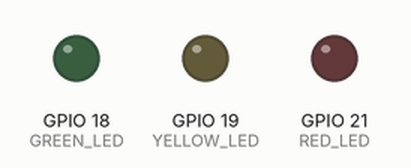
Recording of a sketch running on a simulated ESP32. Parts: output pins drawn as LEDs (lit = HIGH). WiFi joins after 1.5 s; servers stay silent unless stated; I2S audio is not simulated (input reads silence); uploads are accepted with an empty reply; random numbers use the default seed unless the sketch sets one; what the sketch prints to the serial monitor is not drawn.

Above: at 0.6 s.
At 2.1 s:
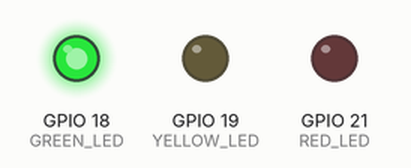
Timing chart, 0 to 3.6 s (numbered marks = the images above):
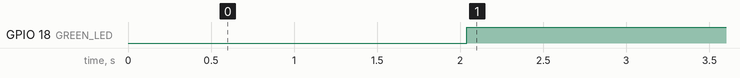

Measured:
- by itself, GPIO 18 (GREEN_LED): LOW → HIGH at 2.0 s

The sketch:

ESP32_SONIQ_Integrated_V2.ino
```cpp
#include <Arduino.h>
#include <WiFi.h>
#include <HTTPClient.h>
#include <ArduinoJson.h>
#include <driver/i2s.h>
#include <math.h>

// ======================================
// 1. WIFI AND SONIQ BACKEND
// ======================================

const char* WIFI_SSID = "YOUR_WIFI_NAME";
const char* WIFI_PASSWORD = "YOUR_WIFI_PASSWORD";

const char* SERVER_URL =
  "http://192.168.1.3:8000/api/v1/events";

const char* DEVICE_ID = "ESP32_CLASSROOM_01";

// ======================================
// 2. HARDWARE PINS
// ======================================

#define I2S_WS 25
#define I2S_SCK 26
#define I2S_SD 33

#define GREEN_LED 18
#define YELLOW_LED 19
#define RED_LED 21

#define BUZZER_PIN 23

// ======================================
// 3. NOISE AND WARNING SETTINGS
// ======================================

// These are normalized RMS thresholds,
// NOT calibrated dB SPL values.
const float QUIET_THRESHOLD = 0.008f;
const float LOUD_THRESHOLD = 0.025f;

const int SAMPLE_RATE = 16000;
const int SAMPLE_COUNT = 512;

const unsigned long SEND_INTERVAL_MS = 2000;
const unsigned long WIFI_RETRY_MS = 10000;

const unsigned long BUZZER_DELAY_MS = 5000;

// Backend authorization must remain fresh.
// Must exceed normal 2-second event interval.
const unsigned long RESPONSE_TIMEOUT_MS = 4500;

// IMPORTANT:
// Do not enable physical buzzer operation until
// the complete backend/ML/calibration system
// and end-to-end safety tests are ready.
const bool ENABLE_PHYSICAL_BUZZER = false;

// ======================================
// 4. GLOBAL VARIABLES
// ======================================

float rmsValue = 0.0f;
String noiseLevel = "QUIET";

bool microphoneReady = false;
bool buzzerReady = false;
bool buzzerActive = false;

bool backendWarningAuthorized = false;
bool warningTimerRunning = false;

unsigned long warningStartTime = 0;
unsigned long lastAuthorizedResponseTime = 0;

unsigned long lastSendTime = 0;
unsigned long lastWiFiAttempt = 0;

uint32_t eventCounter = 0;

// ======================================
// 5. MICROPHONE INITIALIZATION
// ======================================

bool setupMicrophone() {
  i2s_config_t config = {};

  config.mode = (i2s_mode_t)(
    I2S_MODE_MASTER | I2S_MODE_RX
  );

  config.sample_rate = SAMPLE_RATE;
  config.bits_per_sample =
    I2S_BITS_PER_SAMPLE_32BIT;

  config.channel_format =
    I2S_CHANNEL_FMT_ONLY_LEFT;

  config.communication_format =
    I2S_COMM_FORMAT_STAND_I2S;

  config.intr_alloc_flags = 0;
  config.dma_buf_count = 4;
  config.dma_buf_len = 256;
  config.use_apll = false;
  config.tx_desc_auto_clear = false;
  config.fixed_mclk = 0;

  i2s_pin_config_t pins = {};

  pins.bck_io_num = I2S_SCK;
  pins.ws_io_num = I2S_WS;
  pins.data_out_num = I2S_PIN_NO_CHANGE;
  pins.data_in_num = I2S_SD;

  esp_err_t result = i2s_driver_install(
    I2S_NUM_0,
    &config,
    0,
    NULL
  );

  if (result != ESP_OK) {
    Serial.println("I2S driver installation failed");
    return false;
  }

  result = i2s_set_pin(I2S_NUM_0, &pins);

  if (result != ESP_OK) {
    Serial.println("I2S pin setup failed");
    i2s_driver_uninstall(I2S_NUM_0);
    return false;
  }

  i2s_zero_dma_buffer(I2S_NUM_0);

  Serial.println("INMP441 initialized");
  return true;
}

// ======================================
// 6. READ MICROPHONE RMS
// ======================================

float readMicrophoneRMS() {
  int32_t samples[SAMPLE_COUNT];
  size_t bytesRead = 0;

  esp_err_t result = i2s_read(
    I2S_NUM_0,
    samples,
    sizeof(samples),
    &bytesRead,
    pdMS_TO_TICKS(100)
  );

  if (result != ESP_OK || bytesRead == 0) {
    return NAN;
  }

  int count = bytesRead / sizeof(int32_t);

  if (count <= 0) {
    return NAN;
  }

  double sumSquares = 0.0;

  for (int i = 0; i < count; i++) {
    int32_t sample24 = samples[i] >> 8;

    float normalized =
      (float)sample24 / 8388608.0f;

    sumSquares +=
      (double)normalized * normalized;
  }

  return sqrt(sumSquares / count);
}

// ======================================
// 7. BUZZER AND WARNING CONTROL
// ======================================

void keepBuzzerOff() {
  if (buzzerReady) {
    ledcWriteTone(BUZZER_PIN, 0);
  }

  buzzerActive = false;
}

void resetBackendWarning() {
  backendWarningAuthorized = false;
  warningTimerRunning = false;
  warningStartTime = 0;
  lastAuthorizedResponseTime = 0;

  keepBuzzerOff();
}

void processBackendWarning(bool authorized) {
  unsigned long now = millis();

  if (!authorized) {
    resetBackendWarning();

    Serial.println(
      "SONIQ WARNING: NOT AUTHORIZED"
    );
    return;
  }

  // This is an authorization response,
  // not permission to bypass hardware safeguards.
  backendWarningAuthorized = true;
  lastAuthorizedResponseTime = now;

  if (!warningTimerRunning) {
    warningTimerRunning = true;
    warningStartTime = now;

    Serial.println(
      "SONIQ WARNING: 5-second timer started"
    );
  }
}

void updateBuzzerSafety() {
  unsigned long now = millis();

  if (!microphoneReady ||
      WiFi.status() != WL_CONNECTED) {
    resetBackendWarning();
    return;
  }

  if (!backendWarningAuthorized ||
      !warningTimerRunning) {
    keepBuzzerOff();
    return;
  }

  if (now - lastAuthorizedResponseTime >
      RESPONSE_TIMEOUT_MS) {

    Serial.println(
      "SONIQ WARNING: authorization expired"
    );

    resetBackendWarning();
    return;
  }

  if (now - warningStartTime <
      BUZZER_DELAY_MS) {
    keepBuzzerOff();
    return;
  }

  // Physical buzzer remains locked until
  // full system validation is complete.
  if (!ENABLE_PHYSICAL_BUZZER || !buzzerReady) {
    keepBuzzerOff();
    return;
  }

  if (!buzzerActive) {
    ledcWriteTone(BUZZER_PIN, 2000);
    buzzerActive = true;

    Serial.println("SONIQ WARNING: BUZZER ON");
  }
}

// ======================================
// 8. LOCAL LED INDICATORS
// ======================================

void updateLEDs(float rms) {
  if (rms < QUIET_THRESHOLD) {
    noiseLevel = "QUIET";

    digitalWrite(GREEN_LED, HIGH);
    digitalWrite(YELLOW_LED, LOW);
    digitalWrite(RED_LED, LOW);
  }
  else if (rms < LOUD_THRESHOLD) {
    noiseLevel = "MODERATE";

    digitalWrite(GREEN_LED, LOW);
    digitalWrite(YELLOW_LED, HIGH);
    digitalWrite(RED_LED, LOW);
  }
  else {
    noiseLevel = "LOUD";

    digitalWrite(GREEN_LED, LOW);
    digitalWrite(YELLOW_LED, LOW);
    digitalWrite(RED_LED, HIGH);
  }
}

// ======================================
// 9. WIFI CONNECTION
// ======================================

void connectWiFi() {
  WiFi.mode(WIFI_STA);
  WiFi.begin(WIFI_SSID, WIFI_PASSWORD);

  Serial.print("Connecting to WiFi");

  unsigned long startTime = millis();

  while (
    WiFi.status() != WL_CONNECTED &&
    millis() - startTime < 15000
  ) {
    delay(250);
    Serial.print(".");
  }

  Serial.println();

  if (WiFi.status() == WL_CONNECTED) {
    Serial.println("WiFi connected!");

    Serial.print("ESP32 IP: ");
    Serial.println(WiFi.localIP());
  }
  else {
    Serial.println("WiFi connection failed");
  }

  lastWiFiAttempt = millis();
}

// ======================================
// 10. SEND EVENT AND READ BACKEND RESPONSE
// ======================================

void sendEventToSONIQ() {
  if (WiFi.status() != WL_CONNECTED) {
    Serial.println("WiFi offline; event skipped");
    resetBackendWarning();
    return;
  }

  WiFiClient client;
  HTTPClient http;

  http.setTimeout(3000);

  if (!http.begin(client, SERVER_URL)) {
    Serial.println("HTTP initialization failed");
    resetBackendWarning();
    return;
  }

  http.addHeader(
    "Content-Type",
    "application/json"
  );

  eventCounter++;

  static uint32_t bootId = esp_random();

  String eventId =
    String(DEVICE_ID) + "_" +
    String(bootId, HEX) + "_" +
    String(eventCounter);

  // The ESP32 does not yet have:
  // 1. Valid AI classification
  // 2. Calibrated dB SPL measurement
  //
  // Do not substitute RMS for dB SPL.

  JsonDocument event;

  event["schema_version"] = "1.0";
  event["event_id"] = eventId;
  event["device_id"] = DEVICE_ID;
  event["sensor_status"] = "online";

  event["classification"]["label"] = nullptr;
  event["classification"]["confident"] = false;
  event["classification"]["observed_at"] = nullptr;

  event["sound_level"]["value"] = nullptr;
  event["sound_level"]["unit"] = nullptr;
  event["sound_level"]["calibrated"] = false;
  event["sound_level"]["observed_at"] = nullptr;

  String json;
  serializeJson(event, json);

  Serial.println("Sending SONIQ event:");
  Serial.println(json);

  int responseCode = http.POST(json);

  Serial.print("HTTP Response: ");
  Serial.println(responseCode);

  if (responseCode >= 200 && responseCode < 300) {
    String response = http.getString();

    Serial.println("SONIQ response:");
    Serial.println(response);

    JsonDocument doc;

    DeserializationError error =
      deserializeJson(doc, response);

    if (error) {
      Serial.println(
        "ERROR: Invalid backend JSON"
      );

      resetBackendWarning();
    }
    else {
      const char* schema =
        doc["schema_version"] | "";

      const char* responseEventId =
        doc["event_id"] | "";

      const char* responseDeviceId =
        doc["device_id"] | "";

      const char* backendStatus =
        doc["connection_status"]["backend"] | "";

      const char* sensorStatus =
        doc["connection_status"]["sensor"] | "";

      bool warningFieldValid =
        doc["warning"]["triggered"].is<bool>();

      bool validResponse =
        String(schema) == "1.0" &&
        String(responseEventId) == eventId &&
        String(responseDeviceId) == DEVICE_ID &&
        String(backendStatus) == "online" &&
        String(sensorStatus) == "online" &&
        warningFieldValid;

      if (!validResponse) {
        Serial.println(
          "ERROR: Backend response validation failed"
        );

        resetBackendWarning();
      }
      else {
        bool authorized =
          doc["warning"]["triggered"].as<bool>();

        processBackendWarning(authorized);

        Serial.println(
          "SONIQ EVENT SENT SUCCESSFULLY"
        );
      }
    }
  }
  else {
    if (responseCode < 0) {
      Serial.print("HTTP request failed: ");
      Serial.println(
        http.errorToString(responseCode)
      );
    }
    else {
      Serial.println(
        "SONIQ rejected the event"
      );
    }

    resetBackendWarning();
  }

  http.end();
}

// ======================================
// 11. SETUP
// ======================================

void setup() {
  Serial.begin(115200);
  delay(500);

  Serial.println();
  Serial.println("==========================");
  Serial.println("SONIQ INTEGRATED FIRMWARE V2");
  Serial.println("==========================");

  pinMode(GREEN_LED, OUTPUT);
  pinMode(YELLOW_LED, OUTPUT);
  pinMode(RED_LED, OUTPUT);

  digitalWrite(GREEN_LED, LOW);
  digitalWrite(YELLOW_LED, LOW);
  digitalWrite(RED_LED, LOW);

  buzzerReady = ledcAttach(
    BUZZER_PIN, 2000, 8
  );

  if (!buzzerReady) {
    Serial.println(
      "Buzzer PWM setup failed"
    );
  }

  resetBackendWarning();

  microphoneReady = setupMicrophone();

  if (!microphoneReady) {
    Serial.println(
      "ERROR: Microphone unavailable"
    );
  }

  connectWiFi();

  Serial.println("SONIQ setup complete");
}

// ======================================
// 12. MAIN LOOP
// ======================================

void loop() {
  unsigned long now = millis();

  if (
    WiFi.status() != WL_CONNECTED &&
    now - lastWiFiAttempt >= WIFI_RETRY_MS
  ) {
    lastWiFiAttempt = now;
    WiFi.reconnect();
  }

  // Immediately enforce backend safety rules.
  updateBuzzerSafety();

  if (microphoneReady) {
    float newRMS = readMicrophoneRMS();

    if (!isnan(newRMS)) {
      rmsValue = newRMS;
      updateLEDs(rmsValue);

      Serial.print("RMS: ");
      Serial.print(rmsValue, 6);

      Serial.print(" | Level: ");
      Serial.print(noiseLevel);

      Serial.print(" | Buzzer: ");
      Serial.println(
        buzzerActive ? "ON" : "OFF"
      );
    }
    else {
      digitalWrite(GREEN_LED, LOW);
      digitalWrite(YELLOW_LED, LOW);
      digitalWrite(RED_LED, LOW);

      resetBackendWarning();

      Serial.println(
        "Microphone read failed"
      );
    }
  }
  else {
    resetBackendWarning();
  }

  if (
    millis() - lastSendTime >= SEND_INTERVAL_MS
  ) {
    lastSendTime = millis();

    if (microphoneReady) {
      sendEventToSONIQ();
    }
  }

  // Recheck after any potentially blocking HTTP call.
  updateBuzzerSafety();

  delay(20);
}
```
